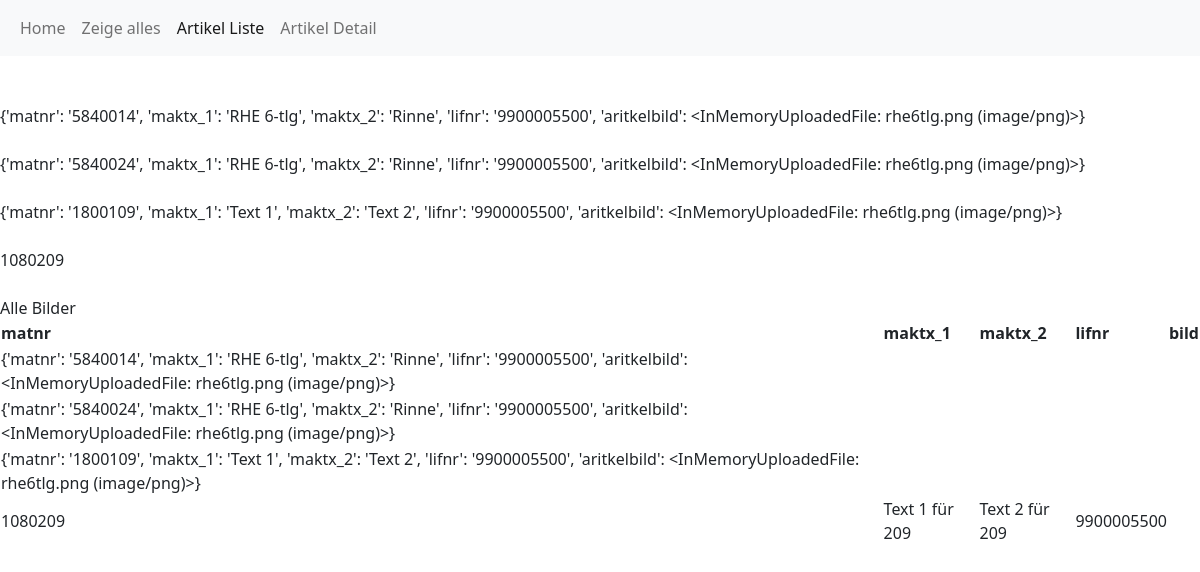
The page /prog1/artikel_list on the database its author committed.
### prog1/models.py (models this page shows)
class Artikel(models.Model):
    matnr = models.CharField(max_length=18, primary_key=True)
    maktx_1 = models.CharField(max_length=40)
    maktx_2 = models.CharField(max_length=40)
    lifnr = models.CharField(max_length=10)
    aritkelbild = models.ImageField(upload_to="upload")

### prog1/views.py (the view)
# urls.py: path('artikel_list', ArtikelListView.as_view(), name='artikel_list'),
class ArtikelListView(ListView):
    model = Artikel

### templates/prog1/artikel_list.html
{%extends "base.html"%}
{% block content %}
{%for art in object_list%}
 <br>{{art.matnr}}
<br>
{%endfor%}
<br>Alle Bilder
<table>
<theader>
      <tr>
          <th>matnr</th>
          <th>maktx_1</th>
          <th>maktx_2</th>
          <th>lifnr</th>
          <th>bild</th>
      </tr>
  </theader>
    <tbody>
    {%for art in object_list%}
        <tr>
            <td>{{art.matnr}}</td>
            <td>{{art.maktx_1}}</td>
            <td>{{art.maktx_2}}</td>
            <td>{{art.lifnr}}</td>
            <td>{{art.aritkelbild}}</td>
        </tr>
    {%endfor%}
    </tbody>
</table>
{% endblock %}

### templates/base.html (shortened to what this page needs)
<!DOCTYPE html>
<html lang="en">
<head>
<link href="https://cdn.jsdelivr.net/npm/bootstrap@5.0.2/dist/css/bootstrap.min.css" rel="stylesheet">
</head>
<body>
<nav class="navbar navbar-expand-lg navbar-light bg-light">
  <div class="container-fluid">
    <div class="collapse navbar-collapse" id="navbarNav">
      <ul class="navbar-nav">
        <li class="nav-item">
          {%if  request.path  == '/prog1/'%}
            <a class="nav-link active" aria-current="page" href="{% url "home" %}">Home</a>
          {%else%}
            <a class="nav-link" aria-current="page" href="{% url "home" %}">Home</a>
          {%endif%}
        </li>
        <li class="nav-item">
            {%if  request.path  == '/prog1/test'%}
              <a class="nav-link active" href="{% url "test" %}">Zeige alles</a>
            {%else%}
              <a class="nav-link" href="{% url "test" %}">Zeige alles</a>
            {%endif%}
        </li>
        <li class="nav-item">
          {%if  request.path  == '/prog1/artikel_list'%}
              <a class="nav-link active" href="{% url "artikel_list" %}">Artikel Liste</a>
            {%else%}
              <a class="nav-link" href="{% url "artikel_list" %}">Artikel Liste</a>
            {%endif%}
        </li>
        <li class="nav-item">
          {%if  request.path  == '/prog1/artikel_detail'%}
              <a class="nav-link active" href="{% url "artikel_detail" %}">Artikel Detail</a>
            {%else%}
              <a class="nav-link" href="{% url "artikel_detail" %}">Artikel Detail</a>
            {%endif%}
        </li>
      </ul>
    </div>
  </div>
</nav>
<br>
  {% block content %}{% endblock %}
</body>
</html>

### rows shown on the page
Artikel: matnr "{'matnr': '5840014', 'maktx_1': 'RHE 6-tlg', 'maktx_2': 'Rinne', 'lifnr': '9900005500', 'aritkelbild': <InMemoryUploadedFile: rhe6tlg.png (image/png)>}"
Artikel: matnr "{'matnr': '5840024', 'maktx_1': 'RHE 6-tlg', 'maktx_2': 'Rinne', 'lifnr': '9900005500', 'aritkelbild': <InMemoryUploadedFile: rhe6tlg.png (image/png)>}"
Artikel: matnr "{'matnr': '1800109', 'maktx_1': 'Text 1', 'maktx_2': 'Text 2', 'lifnr': '9900005500', 'aritkelbild': <InMemoryUploadedFile: rhe6tlg.png (image/png)>}"
Artikel: matnr "1080209", maktx_1 "Text 1 für 209", maktx_2 "Text 2 für 209", lifnr "9900005500"
